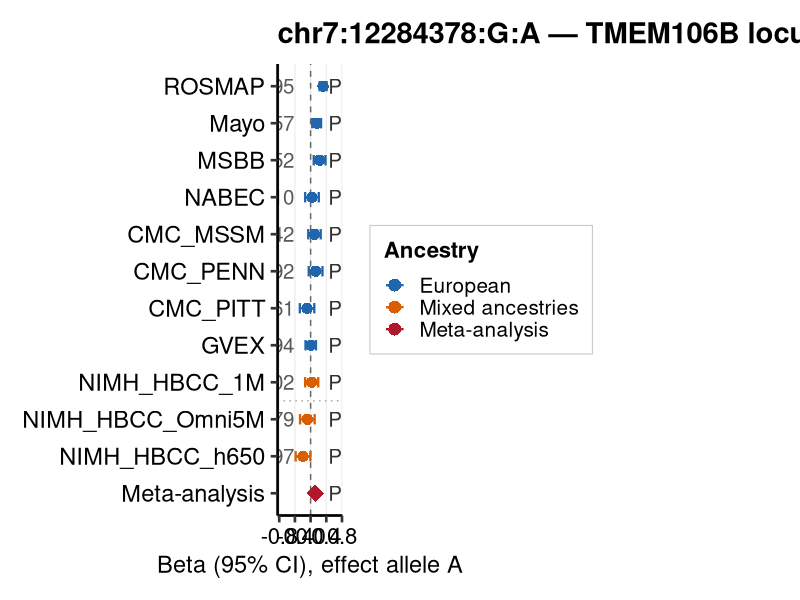

Reproduce this figure in R.
#!/usr/bin/env Rscript
# Forest plot for TMEM106B locus in VIP 15-cohort meta-analysis
# SNP: chr7:12284378:G:A (52 bp from lead indel chr7:12284430:T:TA)
# Effect allele: A (ALT). Present in 11/15 cohorts.
# Missing from GTEx_v10, AMP_AD_Mayo, AMP_AD_Rush (overlapping indel at 12284365),
# and ROSMAP_array (SNP array). NIMH HBCC cohorts are predominantly African-American;
# different LD structure at TMEM106B accounts for heterogeneity in those cohorts.
# METAL Allele1 = a (A allele), Effect = +0.1178; cohort betas also for A allele.

library(ggplot2)
library(dplyr)

# ---------- per-cohort data (REGENIE, effect allele = A) ---------------
# ancestry: "EUR" = European WGS, "AFR" = African-American array/imputed
cohorts <- data.frame(
  label    = c("ROSMAP", "Mayo", "MSBB", "NABEC",
               "CMC_MSSM", "CMC_PENN", "CMC_PITT", "GVEX",
               "NIMH_HBCC_1M", "NIMH_HBCC_Omni5M", "NIMH_HBCC_h650"),
  beta     = c( 0.318855,  0.154605,  0.229885,  0.0346592,
                0.0990067, 0.127878, -0.0901743,  0.00345954,
                0.0280202, -0.0826726, -0.193582),
  se       = c( 0.0451451, 0.0571266, 0.0764044, 0.0886242,
                0.0810084, 0.0894102,  0.09388,   0.067703,
                0.0851864,  0.0949025,  0.0960267),
  n        = c(795L, 257L, 252L, 210L,
               242L,  92L, 161L, 394L,
               202L,  79L,  97L),
  pval     = c(1.63042e-12, 0.00680268, 0.00262289, 0.695738,
               0.22164,     0.152649,   0.33679,    0.959247,
               0.74221,     0.383683,   0.0438087),
  ancestry = c(rep("EUR", 8), rep("AFR", 3)),
  is_meta  = FALSE,
  stringsAsFactors = FALSE
)

# ---------- meta (METAL, 11 cohorts, Allele1 = A) ----------------------
meta <- data.frame(
  label    = "Meta-analysis",
  beta     =  0.1178,
  se       =  0.0220,
  n        = NA_integer_,
  pval     = 8.831e-08,
  ancestry = "META",
  is_meta  = TRUE,
  stringsAsFactors = FALSE
)

df <- bind_rows(cohorts, meta)

cohort_order <- c("ROSMAP", "Mayo", "MSBB", "NABEC",
                  "CMC_MSSM", "CMC_PENN", "CMC_PITT", "GVEX",
                  "NIMH_HBCC_1M", "NIMH_HBCC_Omni5M", "NIMH_HBCC_h650",
                  "Meta-analysis")
df$label <- factor(df$label, levels = rev(cohort_order))

df <- df %>%
  mutate(
    ci_lo     = beta - 1.96 * se,
    ci_hi     = beta + 1.96 * se,
    plabel    = ifelse(pval < 0.001,
                      formatC(pval, format = "e", digits = 2),
                      formatC(pval, format = "f", digits = 3)),
    nlabel    = ifelse(is.na(n), "", paste0("N = ", formatC(n, format = "d", big.mark = ","))),
    # map ancestry to a display label for the legend
    anc_label = dplyr::case_when(
      ancestry == "EUR"  ~ "European",
      ancestry == "AFR"  ~ "Mixed ancestries",
      ancestry == "META" ~ "Meta-analysis"
    )
  )
df$anc_label <- factor(df$anc_label,
                       levels = c("European", "Mixed ancestries", "Meta-analysis"))

# ---------- colours ----------------------------------------------------
clr_eur  <- "#2166AC"
clr_afr  <- "#D95F02"
clr_meta <- "#B2182B"

# ---------- plot -------------------------------------------------------
p <- ggplot(df, aes(y = label, x = beta, colour = anc_label)) +

  # dotted separator between EUR and AFR cohort groups
  geom_hline(yintercept = 3.5, linetype = "dotted", colour = "grey65", linewidth = 0.5) +

  geom_vline(xintercept = 0, linetype = "dashed", colour = "grey40", linewidth = 0.5) +

  geom_errorbarh(
    aes(xmin = ci_lo, xmax = ci_hi, linewidth = is_meta),
    height = 0.28
  ) +

  geom_point(aes(shape = is_meta, size = is_meta)) +

  geom_text(
    aes(x = min(ci_lo, na.rm = TRUE) - 0.04, label = nlabel),
    hjust = 1, size = 5.2, colour = "grey35"
  ) +

  geom_text(
    aes(x = max(ci_hi, na.rm = TRUE) + 0.04, label = paste0("P = ", plabel)),
    hjust = 0, size = 5.2, colour = "grey20"
  ) +

  scale_colour_manual(
    name   = "Ancestry",
    values = c("European" = clr_eur,
               "Mixed ancestries" = clr_afr,
               "Meta-analysis" = clr_meta),
    guide  = guide_legend(override.aes = list(shape = 16, size = 4,
                                              linewidth = 0.8))
  ) +
  scale_linewidth_manual(values = c("FALSE" = 0.8, "TRUE" = 1.5), guide = "none") +
  scale_shape_manual(values    = c("FALSE" = 16, "TRUE" = 18),    guide = "none") +
  scale_size_manual(values     = c("FALSE" = 3.5, "TRUE" = 5.5),  guide = "none") +

  labs(
    title = "chr7:12284378:G:A — TMEM106B locus (VIP)",
    x     = "Beta (95% CI), effect allele A",
    y     = NULL
  ) +

  scale_x_continuous(expand = expansion(add = c(0.42, 0.36))) +

  theme_classic(base_size = 20) +
  theme(
    plot.title         = element_text(face = "bold", size = 21, hjust = 0),
    axis.text.y        = element_text(size = 17, colour = "black"),
    axis.text.x        = element_text(size = 16, colour = "black"),
    axis.title.x       = element_text(size = 17),
    panel.grid.major.x = element_line(colour = "grey92", linewidth = 0.4),
    legend.position    = "right",
    legend.background  = element_rect(fill = "white", colour = "grey80",
                                      linewidth = 0.4),
    legend.title       = element_text(size = 16, face = "bold"),
    legend.text        = element_text(size = 15),
    legend.key.size    = unit(1.1, "lines"),
    plot.margin        = margin(16, 150, 16, 16)
  )

# ---------- save -------------------------------------------------------
out <- "/external/rprshnas01/netdata_kcni/stlab/Xiaolin/nextflow/results/meta_analysis_15cohorts/plots/forest/VIP_TMEM106B_chr7_12284378_forest.png"
ggsave(out, plot = p, width = 15, height = 8, dpi = 200, bg = "white")
message("Saved: ", out)
